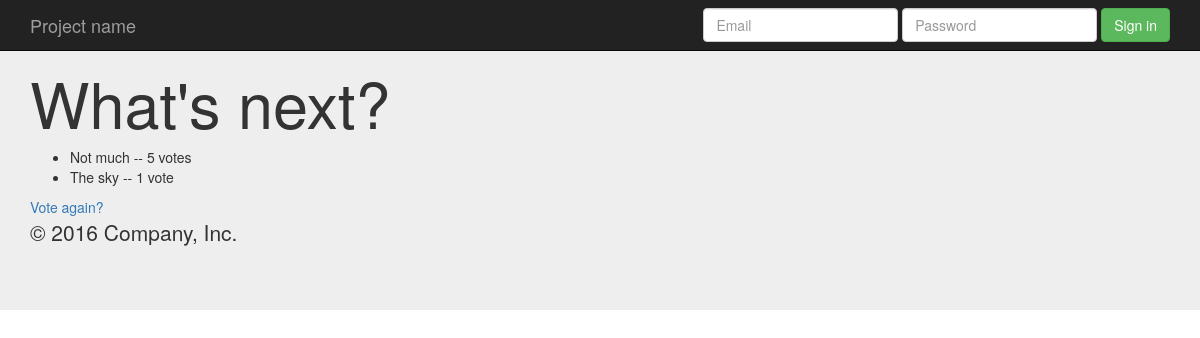
/polls/1/results/, run on an earlier commit of the app's database.
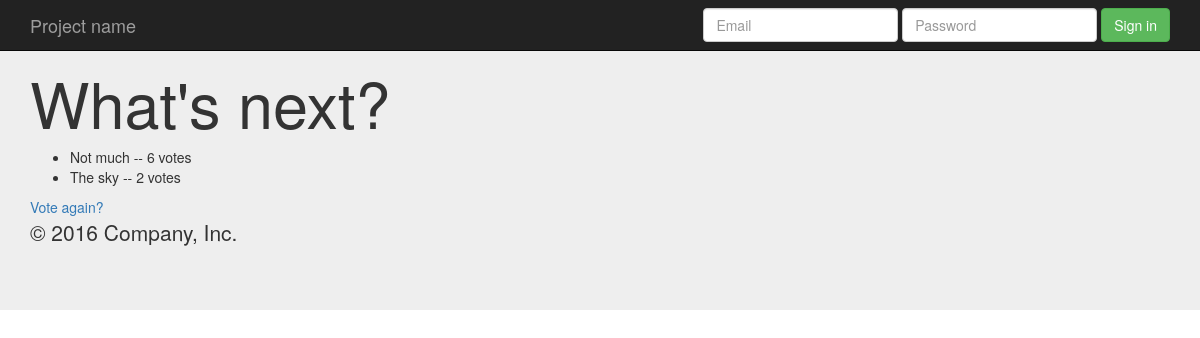
And on a later commit of the database.
### polls/models.py (models this page shows, shortened)
class Question(models.Model):
    question_text = models.CharField(max_length=200)
    pub_date = models.DateTimeField('date published')

class Choice(models.Model):
    question = models.ForeignKey(Question, on_delete=models.CASCADE)
    choice_text = models.CharField(max_length=200)
    votes = models.IntegerField(default=0)

### polls/views.py (the view)
# urls.py: url(r'^(?P<pk>[0-9]+)/results/$', views.ResultsView.as_view(), name='results'),
class ResultsView(generic.DetailView):
    model = Question
    template_name = 'polls/results.html'

### polls/templates/polls/results.html
{% extends 'polls/base.html' %}
    {% block main_content %}
      <h1>{{ question.question_text }}</h1>
      <ul>
      {% for choice in question.choice_set.all %}
          <li>{{ choice.choice_text }} -- {{ choice.votes }} vote{{ choice.votes|pluralize }}</li>
      {% endfor %}
      </ul>
      <a href="{% url 'polls:detail' question.id %}">Vote again?</a>
    {% endblock %}

### polls/templates/polls/base.html (shortened to what this page needs)
{% load staticfiles %}
<!DOCTYPE html>
<html lang="en">
  <head>
    <link href="{%  static 'polls/bootstrap-3.3.7-dist/css/bootstrap.min.css' %}" rel="stylesheet" type="text/css"/>
  </head>
  <body>
    {% include "polls/header.html" %}
    <div class="jumbotron">
      <div class="container">
        {% block main_content %}
        {% endblock %}
        {% include "polls/footer.html" %}
      </div>
    </div>
  </body>
</html>

### polls/templates/polls/header.html (shortened to what this page needs)
<nav class="navbar navbar-inverse navbar-fixed-top">
   <div class="container">
     <div class="navbar-header">
       <a class="navbar-brand" href="#">Project name</a>
     </div>
     <div id="navbar" class="navbar-collapse collapse">
       <form class="navbar-form navbar-right">
         <div class="form-group">
           <input type="text" placeholder="Email" class="form-control">
         </div>
         <div class="form-group">
           <input type="password" placeholder="Password" class="form-control">
         </div>
         <button type="submit" class="btn btn-success">Sign in</button>
       </form>
     </div>
   </div>
 </nav>

### polls/templates/polls/footer.html
<footer>
  <p>&copy; 2016 Company, Inc.</p>
</footer>

What changed in the data, as far as the page shows it:
changed Choice "Not much": votes "5" → "6"
changed Choice "The sky": votes "1" → "2"
